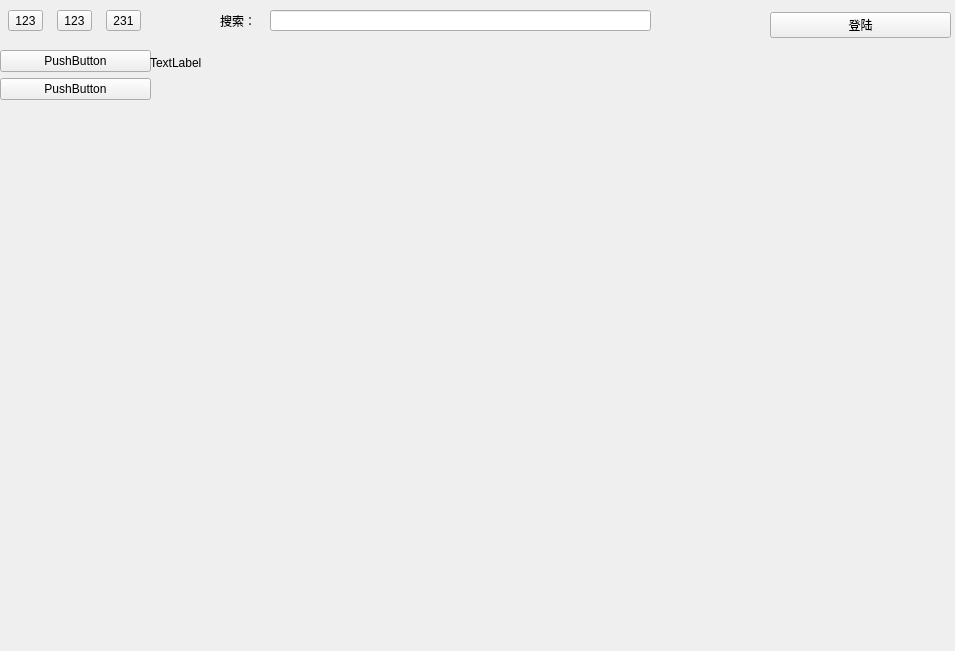
<?xml version="1.0" encoding="UTF-8"?>
<ui version="4.0">
 <class>MainWindow</class>
 <widget class="QMainWindow" name="MainWindow">
  <property name="enabled">
   <bool>true</bool>
  </property>
  <property name="geometry">
   <rect>
    <x>0</x>
    <y>0</y>
    <width>955</width>
    <height>651</height>
   </rect>
  </property>
  <property name="windowTitle">
   <string>MainWindow</string>
  </property>
  <widget class="QWidget" name="centralwidget">
   <widget class="QWidget" name="verticalLayoutWidget_3">
    <property name="geometry">
     <rect>
      <x>770</x>
      <y>0</y>
      <width>181</width>
      <height>51</height>
     </rect>
    </property>
    <layout class="QVBoxLayout" name="verticalLayout_3">
     <item>
      <widget class="QPushButton" name="pushButton">
       <property name="text">
        <string>登陆</string>
       </property>
      </widget>
     </item>
    </layout>
   </widget>
   <widget class="QWidget" name="horizontalLayoutWidget_2">
    <property name="geometry">
     <rect>
      <x>0</x>
      <y>-10</y>
      <width>151</width>
      <height>61</height>
     </rect>
    </property>
    <layout class="QHBoxLayout" name="horizontalLayout_2">
     <item>
      <widget class="QToolButton" name="toolButton_3">
       <property name="text">
        <string>123</string>
       </property>
      </widget>
     </item>
     <item>
      <widget class="QToolButton" name="toolButton_2">
       <property name="text">
        <string>123</string>
       </property>
      </widget>
     </item>
     <item>
      <widget class="QToolButton" name="toolButton">
       <property name="text">
        <string>231</string>
       </property>
      </widget>
     </item>
    </layout>
   </widget>
   <widget class="QLineEdit" name="lineEdit">
    <property name="geometry">
     <rect>
      <x>270</x>
      <y>10</y>
      <width>381</width>
      <height>21</height>
     </rect>
    </property>
   </widget>
   <widget class="QLabel" name="label">
    <property name="geometry">
     <rect>
      <x>220</x>
      <y>10</y>
      <width>54</width>
      <height>21</height>
     </rect>
    </property>
    <property name="text">
     <string>搜索：</string>
    </property>
   </widget>
   <widget class="QWidget" name="verticalLayoutWidget">
    <property name="geometry">
     <rect>
      <x>0</x>
      <y>50</y>
      <width>151</width>
      <height>601</height>
     </rect>
    </property>
    <layout class="QVBoxLayout" name="verticalLayout">
     <item>
      <widget class="QPushButton" name="pushButton_2">
       <property name="text">
        <string>PushButton</string>
       </property>
      </widget>
     </item>
     <item>
      <widget class="QPushButton" name="pushButton_3">
       <property name="text">
        <string>PushButton</string>
       </property>
      </widget>
     </item>
     <item>
      <spacer name="verticalSpacer">
       <property name="orientation">
        <enum>Qt::Vertical</enum>
       </property>
       <property name="sizeHint" stdset="0">
        <size>
         <width>20</width>
         <height>40</height>
        </size>
       </property>
      </spacer>
     </item>
    </layout>
   </widget>
   <widget class="QWidget" name="verticalLayoutWidget_2">
    <property name="geometry">
     <rect>
      <x>150</x>
      <y>50</y>
      <width>801</width>
      <height>601</height>
     </rect>
    </property>
    <layout class="QVBoxLayout" name="verticalLayout_2">
     <item>
      <widget class="QLabel" name="label_2">
       <property name="minimumSize">
        <size>
         <width>0</width>
         <height>25</height>
        </size>
       </property>
       <property name="text">
        <string>TextLabel</string>
       </property>
      </widget>
     </item>
     <item>
      <spacer name="verticalSpacer_2">
       <property name="orientation">
        <enum>Qt::Vertical</enum>
       </property>
       <property name="sizeHint" stdset="0">
        <size>
         <width>20</width>
         <height>40</height>
        </size>
       </property>
      </spacer>
     </item>
    </layout>
   </widget>
  </widget>
 </widget>
 <resources/>
 <connections/>
</ui>
